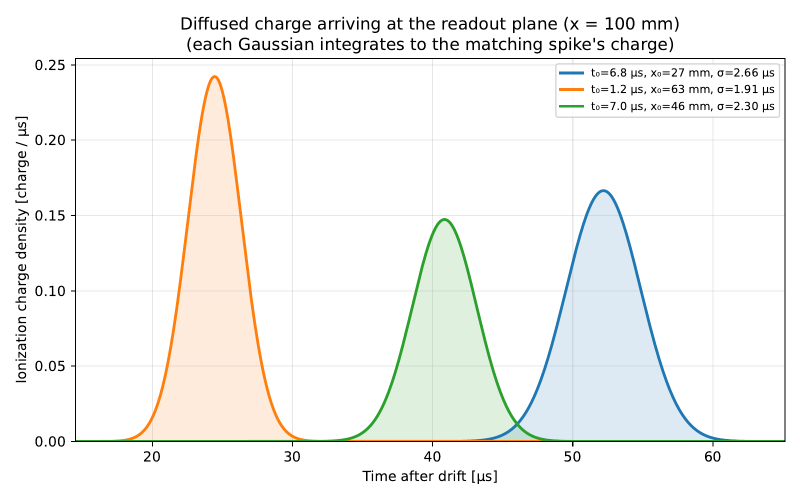
#> input picture pdvd/pics/sim_chain_src/drifter_arrival.png, 1600 x 1000 px (shown at 1/2 size); its folder holds 5 pictures in this run
$ python make_sim_chain_diagram.py
#> lines starting #> are read from the running program, lines starting #| are printed output that depends on the picture
#!/usr/bin/env python3
"""PD-VD Wire-Cell TPC signal+noise simulation-chain presentation diagram.

Wide 16:9 figure for pptx.  Draws the per-anode simulation dataflow
(DepoFileSource -> Drifter -> Fanout -> DepoTransform [signal] -> Reframer
-> AddNoise [noise] -> Digitizer -> raw ADC).  Drifter + Fanout are boxed as a
"DRIFT SIMULATION" group (Wire-Cell stages — only the G4 deposits are external
LArSoft input); the signal path is blue, the noise path orange.  Embeds five
physics "inset" panels (drift+diffusion, field response, cold-electronics
impulse, noise input spectra, a real data raw-ADC waveform) with leader lines
to the node each explains.

Inset sources live in sim_chain_src/ (committed).  Multi-panel sources are
cropped to one clean panel.  Output: pdvd/pics/pdvd_sim_chain.{png,pdf}.
"""
import os
import numpy as np
from PIL import Image
import matplotlib
matplotlib.use("Agg")
import matplotlib.pyplot as plt
from matplotlib.patches import FancyBboxPatch, FancyArrowPatch, Circle

HERE = os.path.dirname(os.path.abspath(__file__))
SRC = os.path.join(HERE, "sim_chain_src")
OUT = os.path.join(HERE, "pdvd_sim_chain")

# ---- palette -------------------------------------------------------------
C_SIG = "#1f4e9b"      # signal path
C_NOI = "#d3781f"      # noise path
C_DRF = "#6a3d9a"      # drift simulation (Wire-Cell)
C_IN = "#4a4a4a"       # external input (LArSoft/G4)
C_OUT = "#2e7d4f"      # output
BG_SIG = "#e8f0fb"
BG_NOI = "#fbeede"
BG_DRF = "#efe8f7"
INK = "#20242b"

# 16 x 9 world; figure is 19.2x10.8in => exactly 1.2 in per world-unit on
# BOTH axes, so world units are physically square (image aspect preserved).
W, H = 16.0, 9.0
FIGIN = (19.2, 10.8)


def crop(name, box):
    """box = (l, t, r, b) as fractions of the source image."""
#> called with name = 'drifter_arrival.png', box = (0, 0, 1, 1)
    im = Image.open(os.path.join(SRC, name)).convert("RGB")
#> im is the input picture: PIL image 1600x1000 RGB; mean R, G, B 243.9, 244.3, 242.2
    w, h = im.size
#> w = 1600; h = 1000
    l, t, r, b = box
    return im.crop((int(l * w), int(t * h), int(r * w), int(b * h)))


# V plane illustrates throughout.  Single clean panel from multi-panel sources.
INSETS = {
    "drift": crop("drifter_arrival.png", (0.0, 0.0, 1.0, 1.0)),
    "field": crop("field_response_2d_time_V.png", (0.0, 0.0, 1.0, 1.0)),
    "elec": crop("elec_response.png", (0.0, 0.10, 0.52, 0.55)),
    "noise": crop("noise_input_spectra.png", (0.495, 0.085, 0.985, 0.53)),
    "adc": crop("adc_snippet.png", (0.0, 0.0, 1.0, 1.0)),
}
#> call 2 of crop, with name = 'field_response_2d_time_V.png', box = (0, 0, 1, 1)
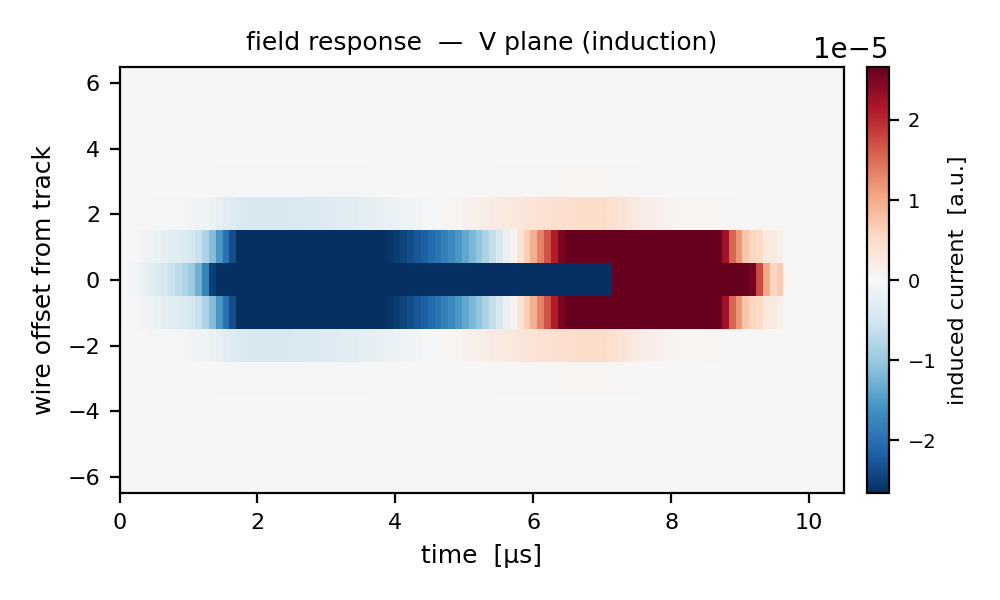
#> input picture pdvd/pics/sim_chain_src/field_response_2d_time_V.png, 1000 x 600 px
#> in crop (call 2), `l, t, r, b = box`: l = 0; r = 1
#> call 3 of crop, with name = 'elec_response.png', box = (0, 0.1, 0.52, 0.55)
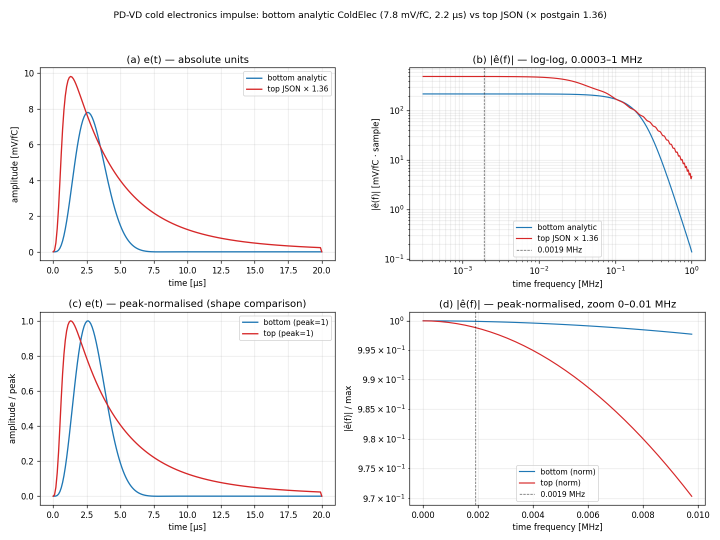
#> input picture pdvd/pics/sim_chain_src/elec_response.png, 1440 x 1080 px (shown at 1/2 size)
#> in crop (call 3), `l, t, r, b = box`: t = 0.1; r = 0.52; b = 0.55
#> in crop (call 3), `return im.crop((int(l * w), int(t * h), int(r * w), int(b * h)))`:
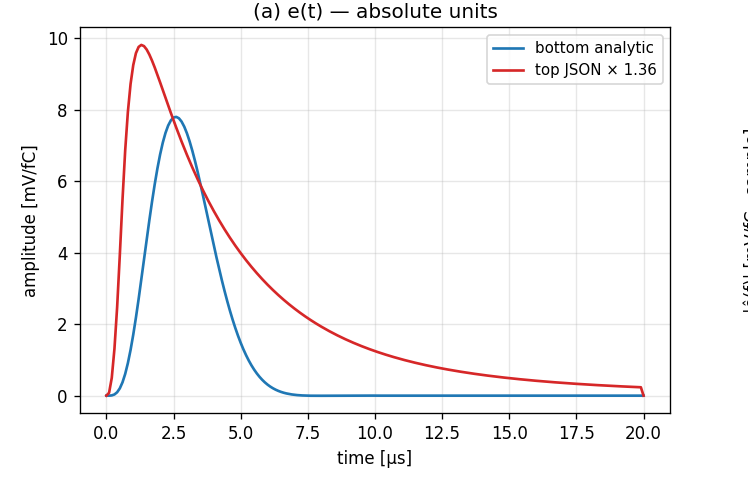
#> returned value: PIL image 748x486 RGB; mean R, G, B 247.8, 247, 247.5
#> call 4 of crop, with name = 'noise_input_spectra.png', box = (0.495, 0.085, 0.985, 0.53)
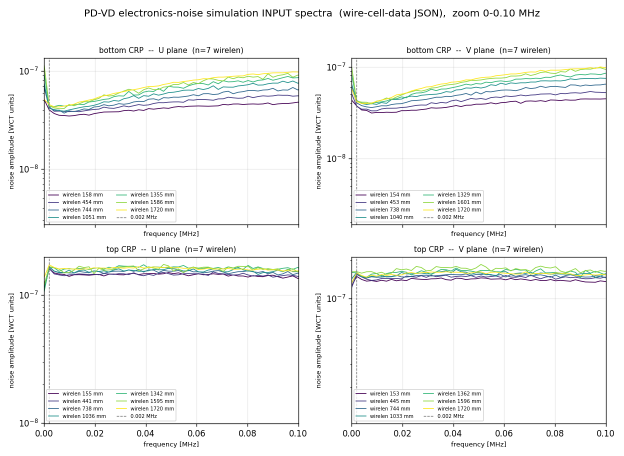
#> input picture pdvd/pics/sim_chain_src/noise_input_spectra.png, 1248 x 912 px (shown at 1/2 size)
#> in crop (call 4), `l, t, r, b = box`: l = 0.495; t = 0.085; r = 0.985; b = 0.53
#> in crop (call 4), `return im.crop((int(l * w), int(t * h), int(r * w), int(b * h)))`:
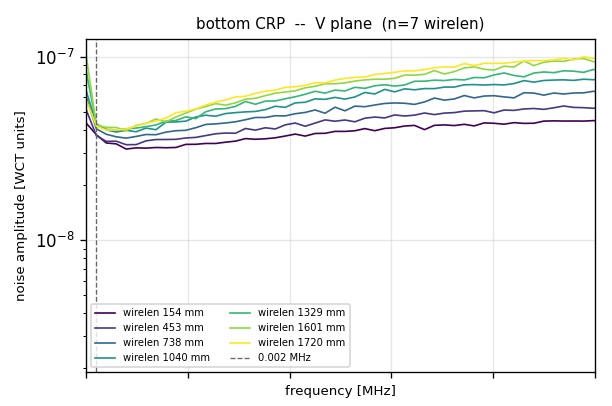
#> returned value: PIL image 612x406 RGB; mean R, G, B 244.7, 245.6, 244.8
#> (the run stopped early here; a loop or call above may not have finished)
